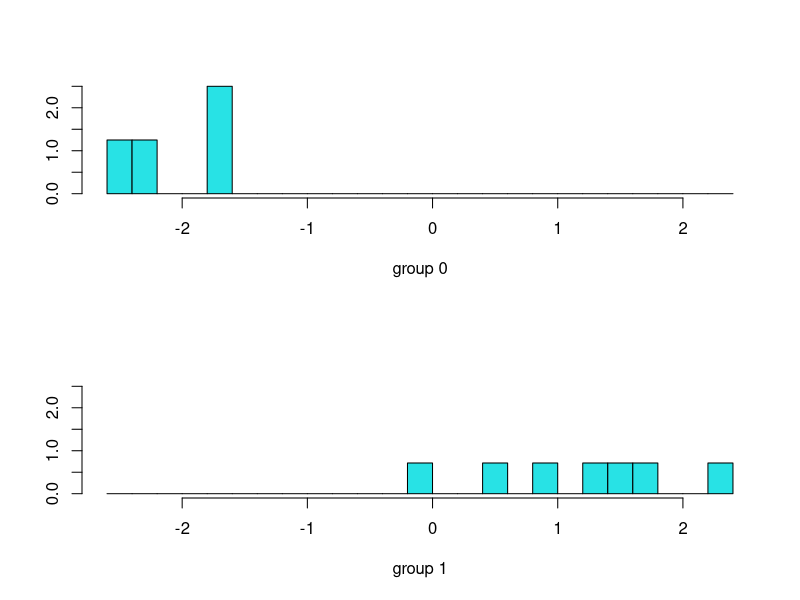
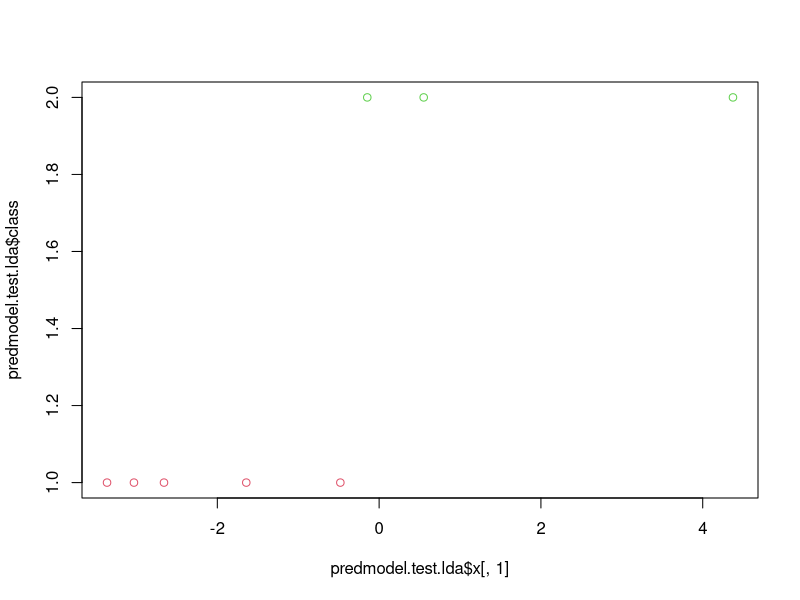

Generate these figures, in order, with R:
library(MASS)
library(ggplot2)
titanicDS = read.csv("titanic.csv")
dim(titanicDS)

str(titanicDS)

summary(titanicDS)

attach(titanicDS)
UniqueValue = function (x) {length(unique(x)) }
apply(titanicDS, 2, UniqueValue)

NaValue = function (x) {sum(is.na(x)) }
apply(titanicDS, 2, NaValue)

BlankValue = function (x) {sum(x=="") }
apply(titanicDS, 2, BlankValue)

MissPercentage = function (x) {100 * sum (is.na(x)) / length (x) }
apply(titanicDS, 2, MissPercentage)

titanicDS$Age[is.na(titanicDS$Age)] = mean(titanicDS$Age, na.rm=TRUE)
apply(titanicDS, 2, MissPercentage)

set.seed(1)
row.number = sample(1:nrow(titanicDS), 0.6*nrow(titanicDS))
train = titanicDS[row.number,]
test = titanicDS[-row.number,]
dim(train)
dim(test)

# LDA model
attach(train)
lda.model = lda (factor(Survived)~factor(Pclass)+Sex+Age+SibSp, data=train)
lda.model


##Predicting training results.
predmodel.train.lda = predict(lda.model, data=train)
table(Predicted=predmodel.train.lda$class, Survived=Survived)

ldahist(predmodel.train.lda$x[,1], g= predmodel.train.lda$class)


attach(test)
predmodel.test.lda = predict(lda.model, newdata=test)
table(Predicted=predmodel.test.lda$class, Survived=test$Survived)

par(mfrow=c(1,1))
plot(predmodel.test.lda$x[,1], predmodel.test.lda$class, col=test$Survived+10)
